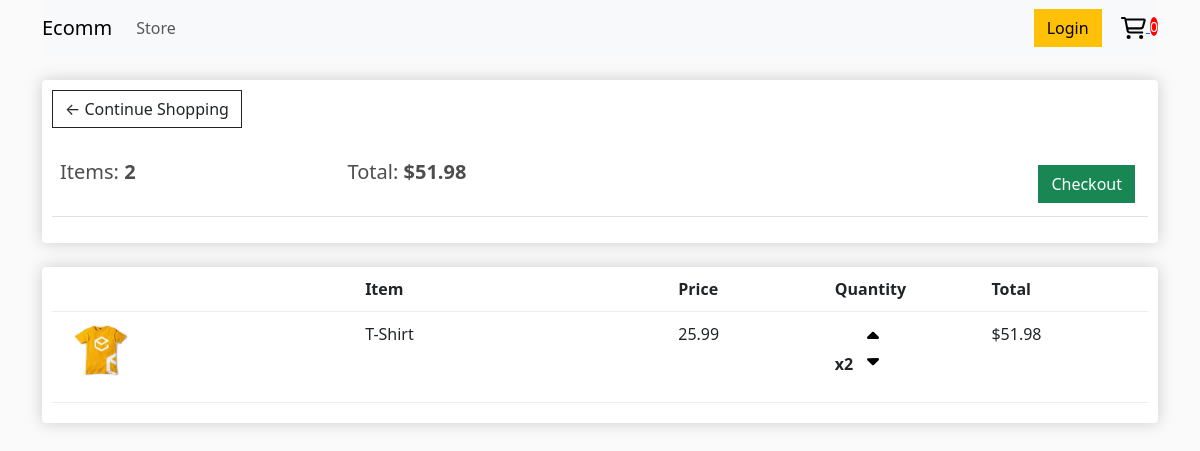
The page /cart/ (signed in) on the database as committed earlier.
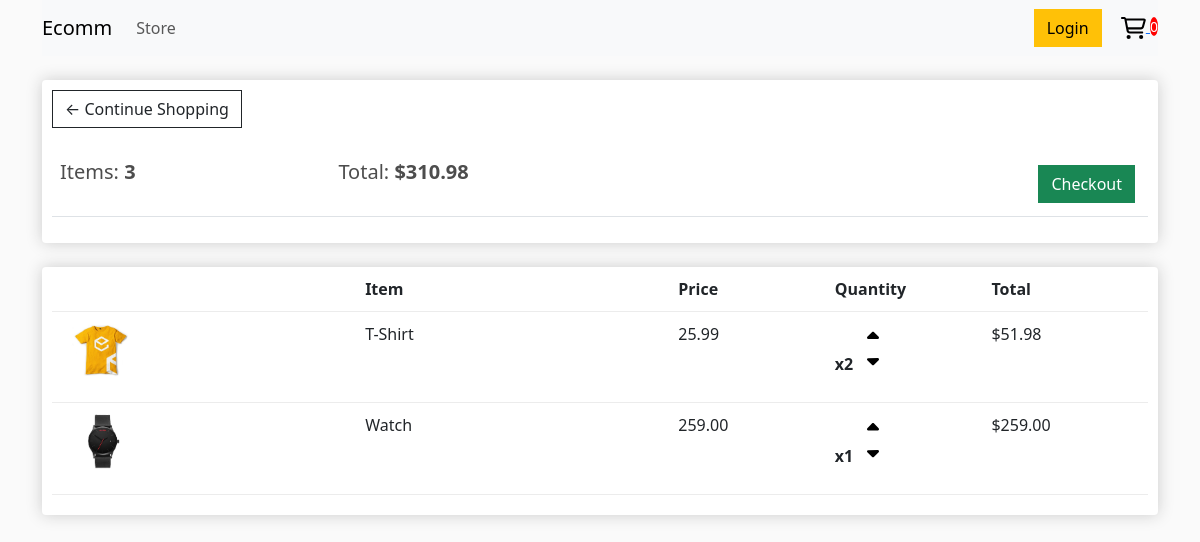
The same page on the database as committed later.
### store/models.py (models this page shows, shortened)
class Order(models.Model):
    customer = models.ForeignKey(
        Customer, on_delete=models.SET_NULL, null=True, blank=True
    )
    date_ordered = models.DateTimeField(auto_now_add=True)
    complete = models.BooleanField(default=False)
    transaction_id = models.CharField(max_length=100, null=True)
    @property
    def get_cart_total(self):
        orderitems = self.orderitem_set.all()
        total = sum([item.get_total for item in orderitems])
        return total
    @property
    def get_cart_items(self):
        orderitems = self.orderitem_set.all()
        total = sum([item.quantity for item in orderitems])
        return total

class OrderItem(models.Model):
    product = models.ForeignKey(Product, on_delete=models.SET_NULL, null=True)
    order = models.ForeignKey(Order, on_delete=models.SET_NULL, null=True)
    quantity = models.IntegerField(default=0, null=True, blank=True)
    date_added = models.DateTimeField(auto_now_add=True)
    @property
    def get_total(self):
        total = self.product.price * self.quantity
        return total

class Product(models.Model):
    name = models.CharField(max_length=200)
    price = models.FloatField()
    digital = models.BooleanField(default=False, null=True, blank=True)
    image = models.ImageField(null=True, blank=True)
    @property
    def imageURL(self):
        try:
            url = self.image.url
        except:
            url = ""
        return url

### store/views.py (the view)
# urls.py: path("cart/", views.cart, name="cart"),
def cart(request):
    if request.user.is_authenticated:
        customer = request.user.customer
        order, created = Order.objects.get_or_create(customer=customer, complete=False)
        items = order.orderitem_set.all()
    else:
        items = []
        order = {"get_cart_total": 0, "get_cart_items": 0}
    context = {"items": items, "order": order}
    return render(request, "store/cart.html", context)

### store/templates/store/cart.html
{% extends 'store/main.html' %}
{% load static %}
{% block content %}
<div class="row">
   <div class="col">
      <div class="box-element">
         <a class="btn btn-outline-dark" href="{% url 'store' %}">&#x2190; Continue Shopping </a>
         <br>
         <br>
         <table class="table">
            <tr>
               <th>
                  <h5>Items: <strong>{{order.get_cart_items}}</strong></h5>
               </th>
               <th>
                  <h5>Total: <strong>${{order.get_cart_total|floatformat:2}}</strong></h5>
               </th>
               <th><a style="float:right; margin:5px" class="btn btn-success" href="{% url 'checkout' %}">Checkout</a>
               </th>
            </tr>
         </table>
      </div>
      <br>
      <div class="box-element">
         <div class="cart-row">
            <div style="flex:2"></div>
            <div style="flex:2"><strong>Item</strong></div>
            <div style="flex:1"><strong>Price</strong></div>
            <div style="flex:1"><strong>Quantity</strong></div>
            <div style="flex:1"><strong>Total</strong></div>
         </div>
         {% for item in items %}
         <div class="cart-row">
            <div style="flex:2"><img class="row-image" src="{{item.product.imageURL}}"></div>
            <div style="flex:2"><p>{{item.product.name}}</p></div>
            <div style="flex:1"><p>{{item.product.price|floatformat:2}}</p></div>
            <div style="flex:1">
               <p class="quantity">x{{item.quantity}}</p>
               <div class="quantity">
                  <img class="chg-quantity" src="{% static  'images/caret-up-solid.svg' %}">
                  <img class="chg-quantity" src="{% static  'images/caret-down-solid.svg' %}">
               </div>
            </div>
            <div style="flex:1"><p>${{item.get_total|floatformat:2}}</p></div>
         </div>
         {% endfor %}
      </div>
   </div>
</div>
{% endblock content %}

### store/templates/store/main.html (shortened to what this page needs)
<!DOCTYPE html>
{% load static %}
<html lang="en">
<head>
  <link href="https://cdn.jsdelivr.net/npm/bootstrap@5.3.2/dist/css/bootstrap.min.css" rel="stylesheet"
 />
  <link rel="stylesheet" type="text/css" href="{% static 'css/main.css' %}" />
</head>
<body>
  <div class="container">
    <nav class="navbar navbar-expand-lg navbar-light bg-light">
      <a class="navbar-brand" href="{% url 'store' %}">Ecomm</a>
      <div class="collapse navbar-collapse" id="navbarNav">
        <ul class="navbar-nav">
          <li class="nav-item active">
            <a class="nav-link" href="{% url 'store' %}">Store </a>
          </li>
        </ul>
      </div>
      <div class="">
        <a href="#" class="btn btn-warning">Login</a>
        <a href="{% url 'cart' %}">
          <img id="cart-icon" src="{% static 'images/cart-shopping-regular.svg' %}">
        </a>
        <p class="d-inline" id="cart-total">0</p>
      </div>
    </nav>
  </div>
  <div class="container">
    <br />
    {% block content %}
    {% endblock %}
  </div>
</body>
</html>

### static/css/main.css (style rules this page uses)
body { background-color: hsl(0, 0%, 98%); }
h1, h2, h3, h4, h5, h6 { color: hsl(0, 0%, 30%); }
.box-element { box-shadow: hsl(0, 0%, 80%) 0 0 16px; background-color: #fff; border-radius: 4px; padding: 10px; }
#cart-icon { width: 25px; display: inline-block; margin-left: 15px; }
#cart-total { display: block; text-align: center; color: #fff; background-color: red; width: 20px; height: 25px; border-radius: 50%; font-size: 14px; }
.btn { border-radius: 0; }
.row-image { width: 100px; }
.cart-row { display: flex; align-items: flex-stretch; padding-bottom: 10px; margin-bottom: 10px; border-bottom: 1px solid #ececec; }
.quantity { display: inline-block; font-weight: 700; padding-right: 10px; }
.chg-quantity { width: 12px; cursor: pointer; display: block; margin-top: 5px; transition: .1s; }

Rows that differ between the two databases and show on the page:
computed for Order: get_cart_items "2" → "3"; get_cart_total "51.98" → "310.98"
added OrderItem: product.imageURL (picture), product.name "Watch", product.price "259.00", quantity "1", get_total "259.00"
